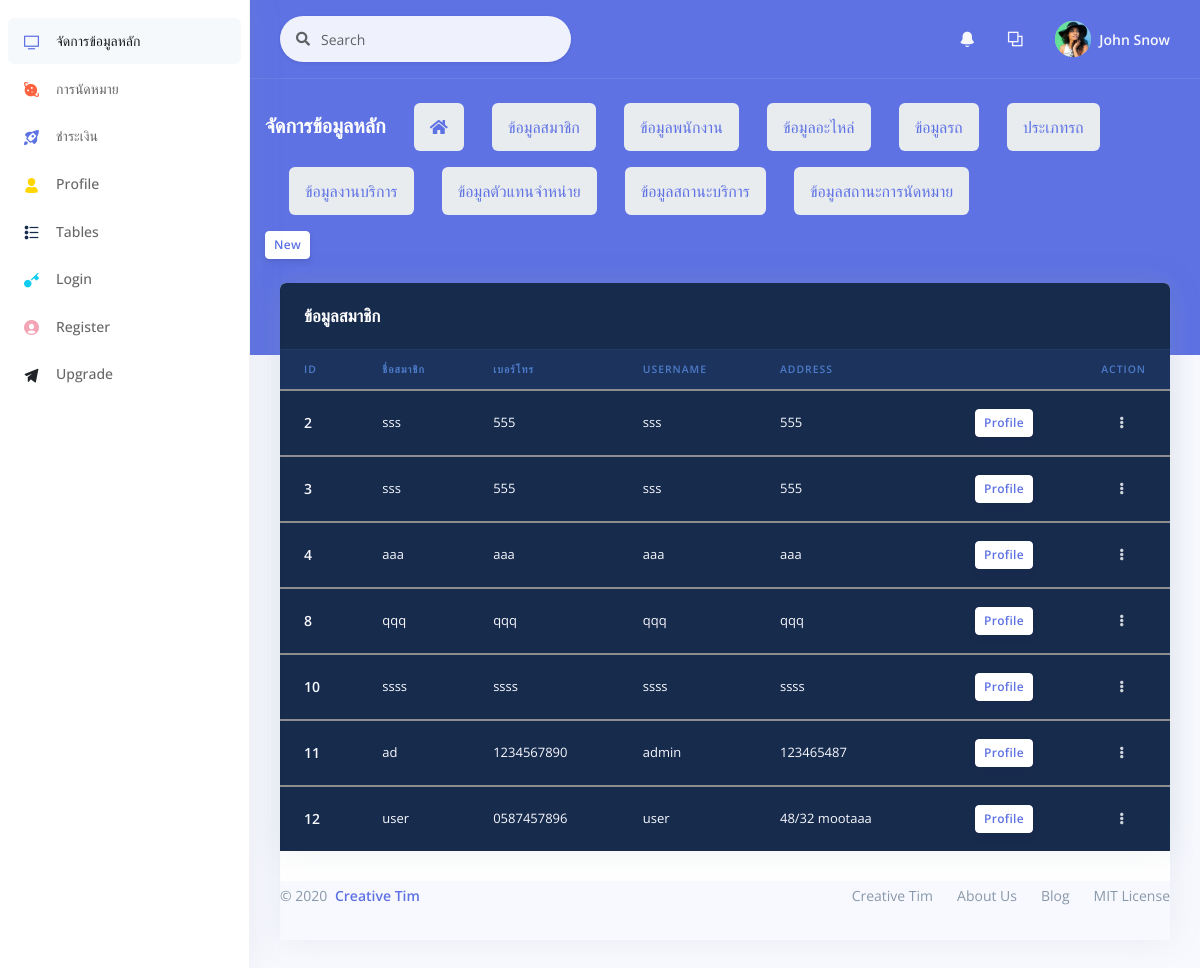
The page /backend/data_cos.php on the database its author committed.
### tables this page shows
CREATE TABLE `tb_mem` (
  `id_mem` int(11) NOT NULL,
  `name_mem` varchar(25) NOT NULL,
  `last_mem` varchar(25) NOT NULL,
  `userlevel` varchar(25) NOT NULL,
  `username` varchar(25) NOT NULL,
  `password` varchar(128) NOT NULL,
  `tel_mem` varchar(10) NOT NULL,
  `address_mem` varchar(150) NOT NULL
);

### backend/data_cos.php (the view, shortened to what this page needs)
<?php
include "../conn.php";
$sql="SELECT * FROM tb_mem ORDER BY id_mem ASC";
$result=mysqli_query($con,$sql);
?>
<!DOCTYPE html>
<html>
<head>
  <link rel="stylesheet" href="./assets/vendor/nucleo/css/nucleo.css" type="text/css">
  <link rel="stylesheet" href="./assets/vendor/@fortawesome/fontawesome-free/css/all.min.css" type="text/css">
  <link rel="stylesheet" href="./assets/css/argon.css?v=1.2.0" type="text/css">
</head>
<body>
<?php
    include "object/sidebar.php";
    include "object/_nev.php";
    include "object/listdata.php";
  ?>
            </div>
            <div class="text-right">
              <a href="Ac_regis_cos.php" class="btn btn-sm btn-neutral">New</a>
            </div>
          </div>
        </div>
      </div>
    </div>
    <div class="container-fluid mt--6">
      <div class="row">
        <div class="col">
          <div class="card">
      <div class="row">
        <div class="col">
          <div class="card bg-default shadow">
            <div class="card-header bg-transparent border-0">
              <h3 class="text-white mb-0">ข้อมูลสมาชิก</h3>
            </div>
            <div class="table-responsive">
              <table class="table align-items-center table-dark table-flush">
                <thead class="thead-dark">
                <tr>
                    <th scope="col" class="sort" data-sort="ID">ID</th>
                    <th scope="col" class="sort" data-sort="name">ชื่อสมาชิก</th>
                    <th scope="col" class="sort" data-sort="tel">เบอร์โทร</th>
                    <th scope="col" class="sort" data-sort="username">Username</th>
                    <th scope="col" class="sort" data-sort="address">Address</th>
                    <th scope="col" class="sort" ></th>
                    <th scope="col"class="text-right">Action</th>
                  </tr>
                </thead>
                <tbody class="list">
                  <?php
                while($rs=mysqli_fetch_array($result)){
                    $id_mem=$rs['id_mem'];
                    $name_mem=$rs['name_mem'];
                    $tel_mem=$rs['tel_mem'];
                    $address_mem=$rs['address_mem'];
                    $username=$rs['username'];
                ?>
                <tbody class="list">
                  <tr>
                    <th scope="row">
                      <div class="media align-items-center">
                        <div class="media-body">
                          <span class="name mb-0 text-sm"><?php echo $id_mem?></span>
                        </div>
                      </div>
                    </th>
                    <td class="budget">
                    <?php echo $name_mem?>
                    </td>
                    <td class="budget">
                    <?php echo $tel_mem?>
                    </td>
                    <td class="budget">
                    <?php echo $username?>
                    </td>
                    <td class="budget">
                    <?php echo $address_mem?>
                    </td>
                    <td class="budget">
                    <div class="text-right">
                      <a href="Ac_regis_cosf.php?id_mem=<?=$id_mem?>" class="btn btn-sm btn-neutral">Profile</a>
                    </div>
                    </td>
                    <td class="text-right">
                      <div class="dropdown">
                        <a class="btn btn-sm btn-icon-only text-light" href="#" role="button" data-toggle="dropdown" aria-haspopup="true" aria-expanded="false">
                          <i class="fas fa-ellipsis-v"></i>
                        </a>
                      </div>
                    </td>
                  </tr>
                  <?php }
                  ?>
                </tbody>
              </table>
            </div>
          </div>
        </div>
      </div>
      <footer class="footer pt-0">
        <div class="row align-items-center justify-content-lg-between">
          <div class="col-lg-6">
            <div class="copyright text-center  text-lg-left  text-muted">
              &copy; 2020 <a href="https://www.creative-tim.com" class="font-weight-bold ml-1" target="_blank">Creative Tim</a>
            </div>
          </div>
          <div class="col-lg-6">
            <ul class="nav nav-footer justify-content-center justify-content-lg-end">
              <li class="nav-item">
                <a href="https://www.creative-tim.com" class="nav-link" target="_blank">Creative Tim</a>
              </li>
              <li class="nav-item">
                <a href="https://www.creative-tim.com/presentation" class="nav-link" target="_blank">About Us</a>
              </li>
              <li class="nav-item">
                <a href="http://blog.creative-tim.com" class="nav-link" target="_blank">Blog</a>
              </li>
              <li class="nav-item">
                <a href="https://github.com/creativetimofficial/argon-dashboard/blob/master/LICENSE.md" class="nav-link" target="_blank">MIT License</a>
              </li>
            </ul>
          </div>
        </div>
      </footer>
    </div>
  </div>
</body>
</html>

### rows shown on the page
tb_mem: id_mem "2", name_mem "sss", tel_mem "555", username "sss", address_mem "555"
tb_mem: id_mem "3", name_mem "sss", tel_mem "555", username "sss", address_mem "555"
tb_mem: id_mem "4", name_mem "aaa", tel_mem "aaa", username "aaa", address_mem "aaa"
tb_mem: id_mem "8", name_mem "qqq", tel_mem "qqq", username "qqq", address_mem "qqq"
tb_mem: id_mem "10", name_mem "ssss", tel_mem "ssss", username "ssss", address_mem "ssss"
tb_mem: id_mem "11", name_mem "ad", tel_mem "1234567890", username "admin", address_mem "123465487"
tb_mem: id_mem "12", name_mem "user", tel_mem "0587457896", username "user", address_mem "48/32 mootaaa"
